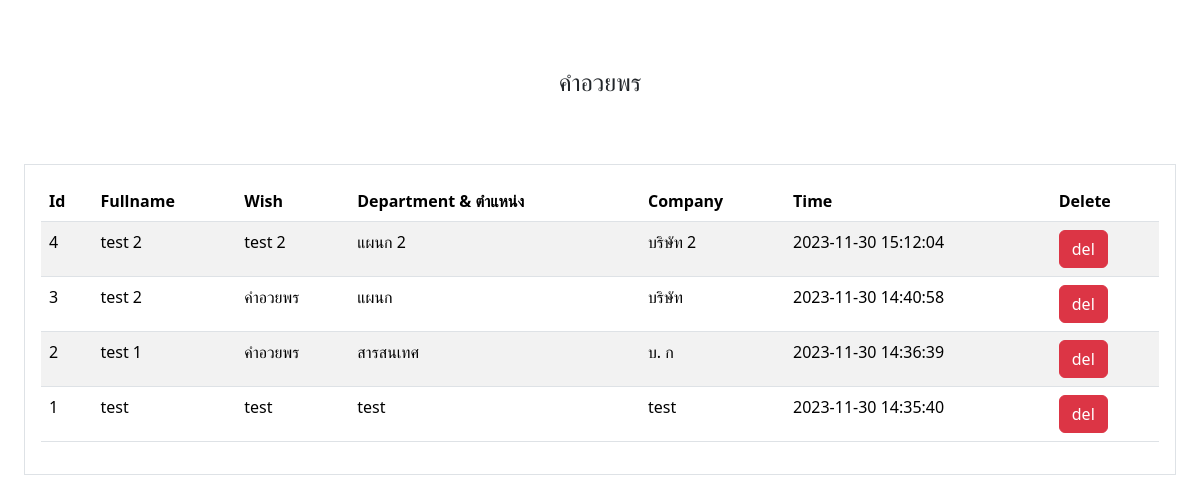
/wish/admin/table, run on an earlier commit of the app's database.
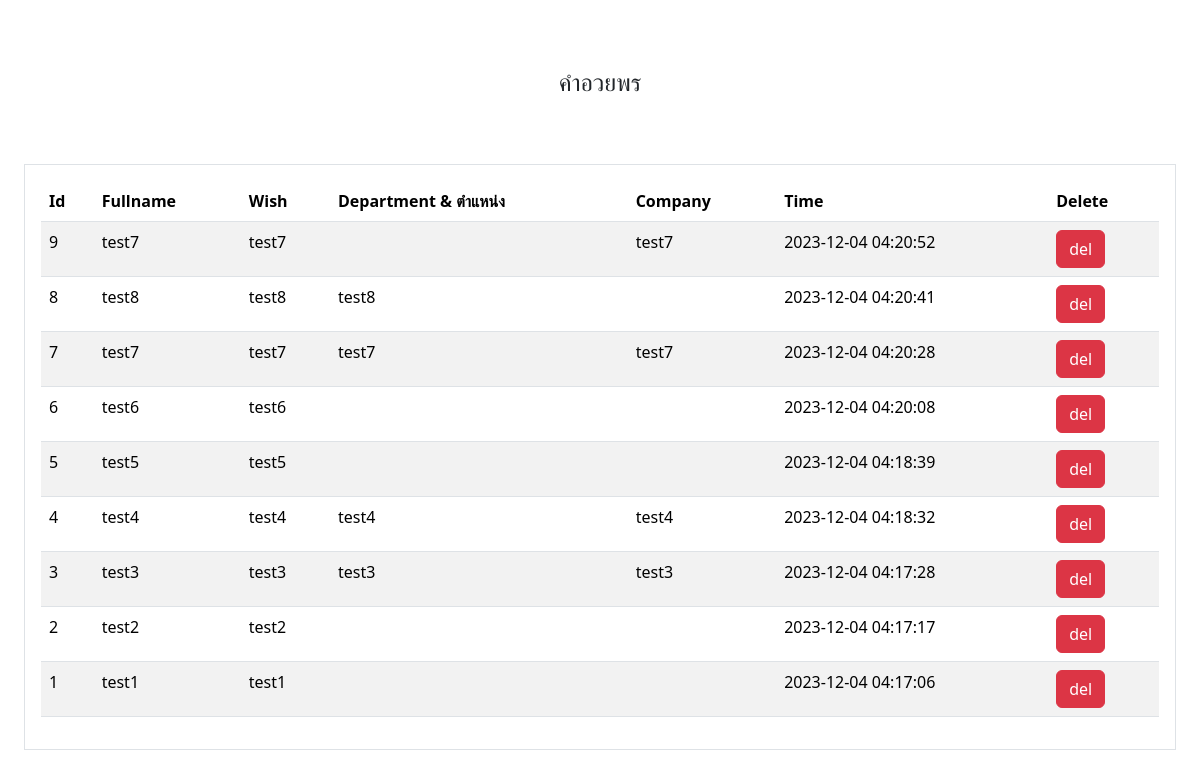
And on a later commit of the database.
### tables this page shows
CREATE TABLE tbl_wish (
                    id INTEGER PRIMARY KEY AUTOINCREMENT, 
                    fullname VARCHAR(100), 
                    wish VARCHAR(255),
                    department VARCHAR(100),
                    company VARCHAR(150), 
                    created DATETIME DEFAULT CURRENT_TIMESTAMP 
                );

### app/admin_views.py (the view, shortened to what this page needs)
@app.route('/wish/admin/table', methods=['GET', 'POST'])
def admin_table():
    database = Models()
    query = database.Select_Data()
    return render_template('admin/admin.html', datas = query['data'])

### app/models.py (called while the page is built, shortened)
    def GenerateConect(self) -> str:
        connect = sqlite3.connect(self.db)
        return connect

    def migation_table(self) -> None:
        connect = self.GenerateConect()
        cursor = connect.cursor()
        query = cursor.execute('SELECT name FROM sqlite_master WHERE type="table" and name="tbl_wish"').fetchall()

    def Select_Data(self) -> dict:
        try:
            connect = self.GenerateConect()
            cursor = connect.cursor()
            query = cursor.execute('SELECT * FROM tbl_wish ORDER BY id DESC').fetchall()
            datas = []
            for data in query:
                row = {
                    'id': data[0],
                    'fullname': data[1],
                    'wish': data[2],
                    'department': data[3],
                    'company' : data[4],
                    'time' : data[5]
                }
                datas.append(row)
            return {'data' : datas}
        except Exception as ex:
            return {'error' : ex}

### app/templates/admin/admin.html (shortened to what this page needs)
{% extends 'admin/templates/layout.html' %}
{% block content %}
    <div class="p-2 p-sm-4 mt-4">
        <header>
            <p class="fs-4 text-center p-3">คำอวยพร</p>
        </header>
        <main class="mt-5 border p-3 table-responsive">
            <table id="myTable" class="display table table-striped ">
                <thead>
                    <tr>
                        <th>Id</th>
                        <th>Fullname</th>
                        <th>Wish</th>
                        <th>Department & ตำแหน่ง</th>
                        <th>Company</th>
                        <th>Time</th>
                        <th>Delete</th>
                    </tr>
                    </thead>
                    <tbody>
                        {% for data in datas %}
                            <tr>
                                <td>{{ data.id }}</td>
                                <td>{{ data.fullname }}</td>
                                <td>{{ data.wish }}</td>
                                <td>{{ data.department }}</td>
                                <td>{{ data.company }}</td>
                                <td>{{ data.time }}</td>
                                <td>
                                    <button class="btn btn-danger"  onclick="Delete('{{data.id}}')">del</button>
                                </td>
                            </tr>
                        {% endfor %}
                    </tbody>
            </table>
        </main>
    </div>
{% endblock %}

What changed in the data, as far as the page shows it:
added tbl_wish: id "9", fullname "test7", wish "test7", company "test7", time "2023-12-04 04:20:52"
added tbl_wish: id "8", fullname "test8", wish "test8", department "test8", time "2023-12-04 04:20:41"
added tbl_wish: id "7", fullname "test7", wish "test7", department "test7", company "test7", time "2023-12-04 04:20:28"
added tbl_wish: id "6", fullname "test6", wish "test6", time "2023-12-04 04:20:08"
added tbl_wish: id "5", fullname "test5", wish "test5", time "2023-12-04 04:18:39"
changed tbl_wish id 4: fullname "test 2" → "test4"; wish "test 2" → "test4"; department "แผนก 2" → "test4"; company "บริษัท 2" → "test4"; time "2023-11-30 15:12:04" → "2023-12-04 04:18:32"
changed tbl_wish id 3: fullname "test 2" → "test3"; wish "คำอวยพร" → "test3"; department "แผนก" → "test3"; company "บริษัท" → "test3"; time "2023-11-30 14:40:58" → "2023-12-04 04:17:28"
changed tbl_wish id 2: fullname "test 1" → "test2"; wish "คำอวยพร" → "test2"; time "2023-11-30 14:36:39" → "2023-12-04 04:17:17"; department "สารสนเทศ" → (not shown); company "บ. ก" → (not shown)
changed tbl_wish id 1: fullname "test" → "test1"; wish "test" → "test1"; time "2023-11-30 14:35:40" → "2023-12-04 04:17:06"; department "test" → (not shown); company "test" → (not shown)
